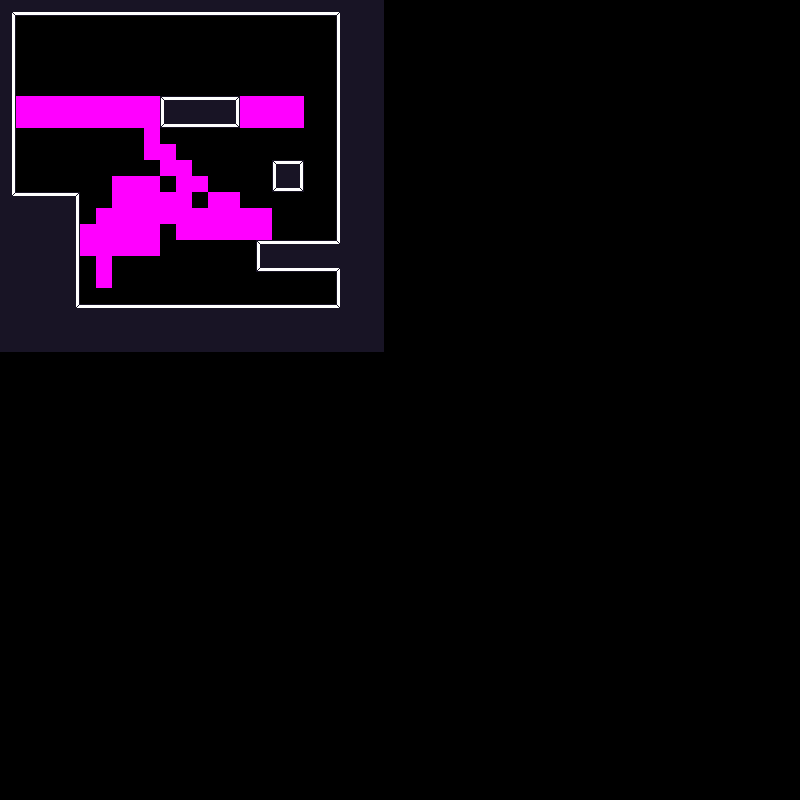

The image is a tile-based game level rendered from a .tmx file. Its description and complete source (layers, tilesets, objects, tile grids) follow:
An orthogonal 50x50 tile map with 16x16 px tiles, 1 tile layer (Capa de Patrones 1) and 10 objects (10x Block).

<map version="1.0" tiledversion="1.1.6" orientation="orthogonal" renderorder="right-down" width="50" height="50" tilewidth="16" tileheight="16" infinite="0" nextobjectid="16">
 <tileset firstgid="1" source="Tile_TestArea.tsx" />
 <layer name="Capa de Patrones 1" width="50" height="50">
  <data encoding="csv">
50,20,20,20,20,20,20,20,20,20,20,20,20,20,20,20,20,20,20,20,20,49,36,36,0,0,0,0,0,0,0,0,0,0,0,0,0,0,0,0,0,0,0,0,0,0,0,0,0,0,
4,0,0,0,0,0,0,0,0,0,0,0,0,0,0,0,0,0,0,0,0,19,36,36,0,0,0,0,0,0,0,0,0,0,0,0,0,0,0,0,0,0,0,0,0,0,0,0,0,0,
4,0,0,0,0,0,0,0,0,0,0,0,0,0,0,0,0,0,0,0,0,19,36,36,0,0,0,0,0,0,0,0,0,0,0,0,0,0,0,0,0,0,0,0,0,0,0,0,0,0,
4,0,0,0,0,0,0,0,0,0,0,0,0,0,0,0,0,0,0,0,0,19,36,36,0,0,0,0,0,0,0,0,0,0,0,0,0,0,0,0,0,0,0,0,0,0,0,0,0,0,
4,0,0,0,0,0,0,0,0,0,0,0,0,0,0,0,0,0,0,0,0,19,36,36,0,0,0,0,0,0,0,0,0,0,0,0,0,0,0,0,0,0,0,0,0,0,0,0,0,0,
4,0,0,0,0,0,0,0,0,0,0,0,0,0,0,0,0,0,0,0,0,19,36,36,0,0,0,0,0,0,0,0,0,0,0,0,0,0,0,0,0,0,0,0,0,0,0,0,0,0,
4,129,129,129,129,129,129,129,129,129,1,3,3,3,2,113,113,113,113,0,0,19,36,36,0,0,0,0,0,0,0,0,0,0,0,0,0,0,0,0,0,0,0,0,0,0,0,0,0,0,
4,129,129,129,129,129,129,129,129,129,17,20,20,20,18,113,113,113,113,0,0,19,36,36,0,0,0,0,0,0,0,0,0,0,0,0,0,0,0,0,0,0,0,0,0,0,0,0,0,0,
4,0,0,0,0,0,0,0,0,129,0,0,0,0,0,0,0,0,0,0,0,19,36,36,0,0,0,0,0,0,0,0,0,0,0,0,0,0,0,0,0,0,0,0,0,0,0,0,0,0,
4,0,0,0,0,0,0,0,0,129,129,0,0,0,0,0,0,0,0,0,0,19,36,36,0,0,0,0,0,0,0,0,0,0,0,0,0,0,0,0,0,0,0,0,0,0,0,0,0,0,
4,0,0,0,0,0,0,0,0,0,129,129,0,0,0,0,0,1,2,0,0,19,36,36,0,0,0,0,0,0,0,0,0,0,0,0,0,0,0,0,0,0,0,0,0,0,0,0,0,0,
4,0,0,0,0,0,0,13,13,13,0,129,129,0,0,0,0,17,18,0,0,19,36,36,0,0,0,0,0,0,0,0,0,0,0,0,0,0,0,0,0,0,0,0,0,0,0,0,0,0,
34,3,3,3,2,0,0,129,129,129,129,129,0,129,129,0,0,0,0,0,0,19,36,36,0,0,0,0,0,0,0,0,0,0,0,0,0,0,0,0,0,0,0,0,0,0,0,0,0,0,
36,36,36,36,4,0,100,129,129,129,129,129,129,129,129,129,129,0,0,0,0,19,36,36,0,0,0,0,0,0,0,0,0,0,0,0,0,0,0,0,0,0,0,0,0,0,0,0,0,0,
36,36,36,36,4,129,100,129,129,129,0,129,129,129,129,129,129,0,0,0,0,19,36,36,0,0,0,0,0,0,0,0,0,0,0,0,0,0,0,0,0,0,0,0,0,0,0,0,0,0,
36,36,36,36,4,129,100,129,129,129,0,0,0,0,0,0,1,3,3,3,3,33,36,36,0,0,0,0,0,0,0,0,0,0,0,0,0,0,0,0,0,0,0,0,0,0,0,0,0,0,
36,36,36,36,4,0,100,0,0,0,0,0,0,0,0,0,17,20,20,20,20,49,36,36,0,0,0,0,0,0,0,0,0,0,0,0,0,0,0,0,0,0,0,0,0,0,0,0,0,0,
36,36,36,36,4,0,100,0,0,0,0,0,0,0,0,0,0,0,0,0,0,19,36,36,0,0,0,0,0,0,0,0,0,0,0,0,0,0,0,0,0,0,0,0,0,0,0,0,0,0,
36,36,36,36,4,0,0,0,0,0,0,0,0,0,0,0,0,0,0,0,0,19,36,36,0,0,0,0,0,0,0,0,0,0,0,0,0,0,0,0,0,0,0,0,0,0,0,0,0,0,
36,36,36,36,34,3,3,3,3,3,3,3,3,3,3,3,3,3,3,3,3,33,36,36,0,0,0,0,0,0,0,0,0,0,0,0,0,0,0,0,0,0,0,0,0,0,0,0,0,0,
36,36,36,36,36,36,36,36,36,36,36,36,36,36,36,36,36,36,36,36,36,36,36,36,0,0,0,0,0,0,0,0,0,0,0,0,0,0,0,0,0,0,0,0,0,0,0,0,0,0,
36,36,36,36,36,36,36,36,36,36,36,36,36,36,36,36,36,36,36,36,36,36,36,36,0,0,0,0,0,0,0,0,0,0,0,0,0,0,0,0,0,0,0,0,0,0,0,0,0,0,
0,0,0,0,0,0,0,0,0,0,0,0,0,0,0,0,0,0,0,0,0,0,0,0,0,0,0,0,0,0,0,0,0,0,0,0,0,0,0,0,0,0,0,0,0,0,0,0,0,0,
0,0,0,0,0,0,0,0,0,0,0,0,0,0,0,0,0,0,0,0,0,0,0,0,0,0,0,0,0,0,0,0,0,0,0,0,0,0,0,0,0,0,0,0,0,0,0,0,0,0,
0,0,0,0,0,0,0,0,0,0,0,0,0,0,0,0,0,0,0,0,0,0,0,0,0,0,0,0,0,0,0,0,0,0,0,0,0,0,0,0,0,0,0,0,0,0,0,0,0,0,
0,0,0,0,0,0,0,0,0,0,0,0,0,0,0,0,0,0,0,0,0,0,0,0,0,0,0,0,0,0,0,0,0,0,0,0,0,0,0,0,0,0,0,0,0,0,0,0,0,0,
0,0,0,0,0,0,0,0,0,0,0,0,0,0,0,0,0,0,0,0,0,0,0,0,0,0,0,0,0,0,0,0,0,0,0,0,0,0,0,0,0,0,0,0,0,0,0,0,0,0,
0,0,0,0,0,0,0,0,0,0,0,0,0,0,0,0,0,0,0,0,0,0,0,0,0,0,0,0,0,0,0,0,0,0,0,0,0,0,0,0,0,0,0,0,0,0,0,0,0,0,
0,0,0,0,0,0,0,0,0,0,0,0,0,0,0,0,0,0,0,0,0,0,0,0,0,0,0,0,0,0,0,0,0,0,0,0,0,0,0,0,0,0,0,0,0,0,0,0,0,0,
0,0,0,0,0,0,0,0,0,0,0,0,0,0,0,0,0,0,0,0,0,0,0,0,0,0,0,0,0,0,0,0,0,0,0,0,0,0,0,0,0,0,0,0,0,0,0,0,0,0,
0,0,0,0,0,0,0,0,0,0,0,0,0,0,0,0,0,0,0,0,0,0,0,0,0,0,0,0,0,0,0,0,0,0,0,0,0,0,0,0,0,0,0,0,0,0,0,0,0,0,
0,0,0,0,0,0,0,0,0,0,0,0,0,0,0,0,0,0,0,0,0,0,0,0,0,0,0,0,0,0,0,0,0,0,0,0,0,0,0,0,0,0,0,0,0,0,0,0,0,0,
0,0,0,0,0,0,0,0,0,0,0,0,0,0,0,0,0,0,0,0,0,0,0,0,0,0,0,0,0,0,0,0,0,0,0,0,0,0,0,0,0,0,0,0,0,0,0,0,0,0,
0,0,0,0,0,0,0,0,0,0,0,0,0,0,0,0,0,0,0,0,0,0,0,0,0,0,0,0,0,0,0,0,0,0,0,0,0,0,0,0,0,0,0,0,0,0,0,0,0,0,
0,0,0,0,0,0,0,0,0,0,0,0,0,0,0,0,0,0,0,0,0,0,0,0,0,0,0,0,0,0,0,0,0,0,0,0,0,0,0,0,0,0,0,0,0,0,0,0,0,0,
0,0,0,0,0,0,0,0,0,0,0,0,0,0,0,0,0,0,0,0,0,0,0,0,0,0,0,0,0,0,0,0,0,0,0,0,0,0,0,0,0,0,0,0,0,0,0,0,0,0,
0,0,0,0,0,0,0,0,0,0,0,0,0,0,0,0,0,0,0,0,0,0,0,0,0,0,0,0,0,0,0,0,0,0,0,0,0,0,0,0,0,0,0,0,0,0,0,0,0,0,
0,0,0,0,0,0,0,0,0,0,0,0,0,0,0,0,0,0,0,0,0,0,0,0,0,0,0,0,0,0,0,0,0,0,0,0,0,0,0,0,0,0,0,0,0,0,0,0,0,0,
0,0,0,0,0,0,0,0,0,0,0,0,0,0,0,0,0,0,0,0,0,0,0,0,0,0,0,0,0,0,0,0,0,0,0,0,0,0,0,0,0,0,0,0,0,0,0,0,0,0,
0,0,0,0,0,0,0,0,0,0,0,0,0,0,0,0,0,0,0,0,0,0,0,0,0,0,0,0,0,0,0,0,0,0,0,0,0,0,0,0,0,0,0,0,0,0,0,0,0,0,
0,0,0,0,0,0,0,0,0,0,0,0,0,0,0,0,0,0,0,0,0,0,0,0,0,0,0,0,0,0,0,0,0,0,0,0,0,0,0,0,0,0,0,0,0,0,0,0,0,0,
0,0,0,0,0,0,0,0,0,0,0,0,0,0,0,0,0,0,0,0,0,0,0,0,0,0,0,0,0,0,0,0,0,0,0,0,0,0,0,0,0,0,0,0,0,0,0,0,0,0,
0,0,0,0,0,0,0,0,0,0,0,0,0,0,0,0,0,0,0,0,0,0,0,0,0,0,0,0,0,0,0,0,0,0,0,0,0,0,0,0,0,0,0,0,0,0,0,0,0,0,
0,0,0,0,0,0,0,0,0,0,0,0,0,0,0,0,0,0,0,0,0,0,0,0,0,0,0,0,0,0,0,0,0,0,0,0,0,0,0,0,0,0,0,0,0,0,0,0,0,0,
0,0,0,0,0,0,0,0,0,0,0,0,0,0,0,0,0,0,0,0,0,0,0,0,0,0,0,0,0,0,0,0,0,0,0,0,0,0,0,0,0,0,0,0,0,0,0,0,0,0,
0,0,0,0,0,0,0,0,0,0,0,0,0,0,0,0,0,0,0,0,0,0,0,0,0,0,0,0,0,0,0,0,0,0,0,0,0,0,0,0,0,0,0,0,0,0,0,0,0,0,
0,0,0,0,0,0,0,0,0,0,0,0,0,0,0,0,0,0,0,0,0,0,0,0,0,0,0,0,0,0,0,0,0,0,0,0,0,0,0,0,0,0,0,0,0,0,0,0,0,0,
0,0,0,0,0,0,0,0,0,0,0,0,0,0,0,0,0,0,0,0,0,0,0,0,0,0,0,0,0,0,0,0,0,0,0,0,0,0,0,0,0,0,0,0,0,0,0,0,0,0,
0,0,0,0,0,0,0,0,0,0,0,0,0,0,0,0,0,0,0,0,0,0,0,0,0,0,0,0,0,0,0,0,0,0,0,0,0,0,0,0,0,0,0,0,0,0,0,0,0,0,
0,0,0,0,0,0,0,0,0,0,0,0,0,0,0,0,0,0,0,0,0,0,0,0,0,0,0,0,0,0,0,0,0,0,0,0,0,0,0,0,0,0,0,0,0,0,0,0,0,0
</data>
 </layer>
 <objectgroup name="Capa de Objetos 1">
  <object id="1" type="Block" x="0" y="0" width="16" height="208" />
  <object id="3" type="Block" x="272" y="160" width="32" height="32" />
  <object id="6" type="Block" x="256" y="240" width="80" height="32" />
  <object id="9" type="Block" x="336" y="0" width="16" height="320" />
  <object id="10" type="Block" x="80" y="304" width="256" height="16" />
  <object id="11" type="Block" x="16" y="0" width="320" height="16" />
  <object id="12" type="Block" x="160" y="96" width="48" height="32" />
  <object id="13" type="Block" x="16" y="192" width="48" height="16" />
  <object id="14" type="Block" x="64" y="192" width="16" height="128" />
  <object id="15" type="Block" x="208" y="96" width="32" height="32" />
 </objectgroup>
</map>